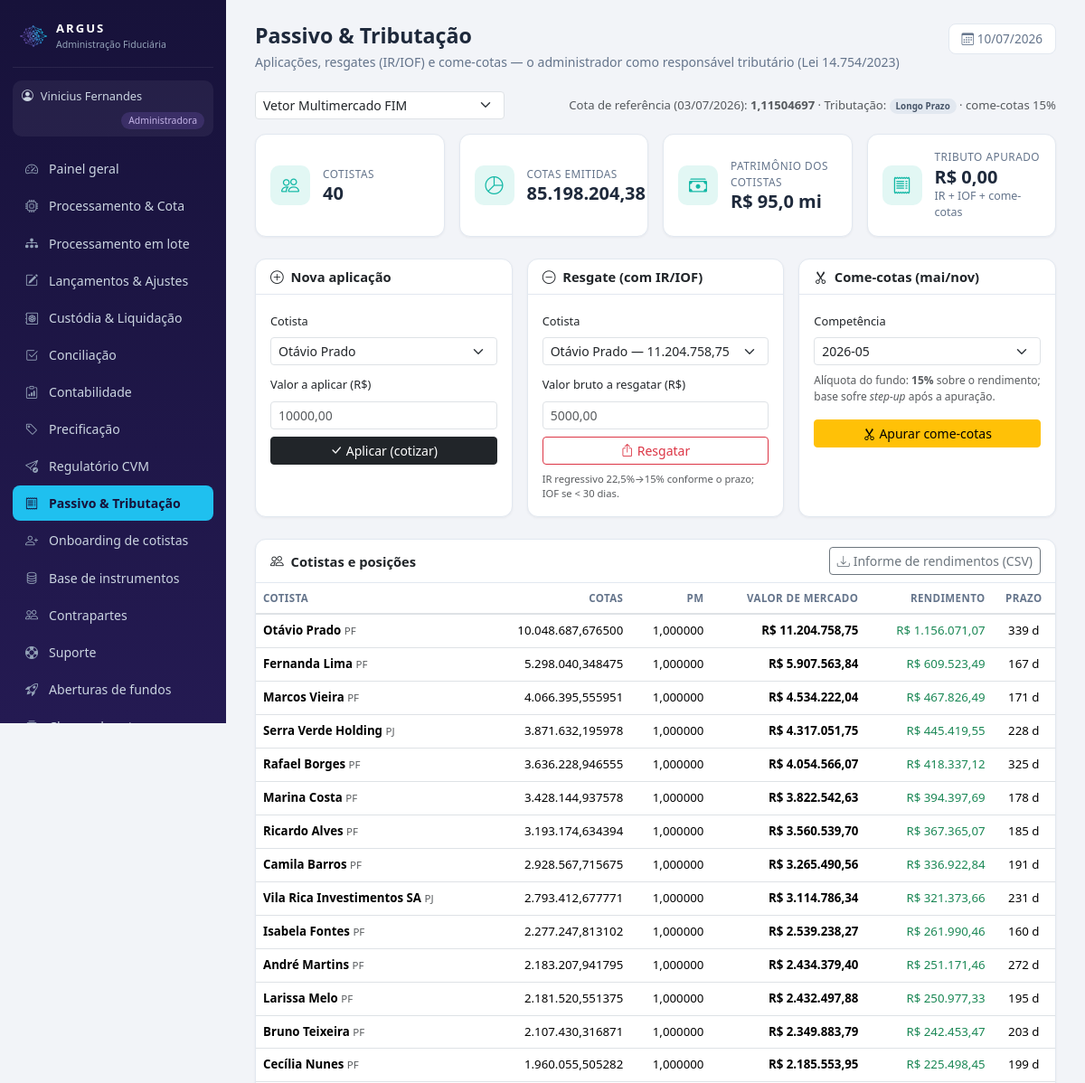
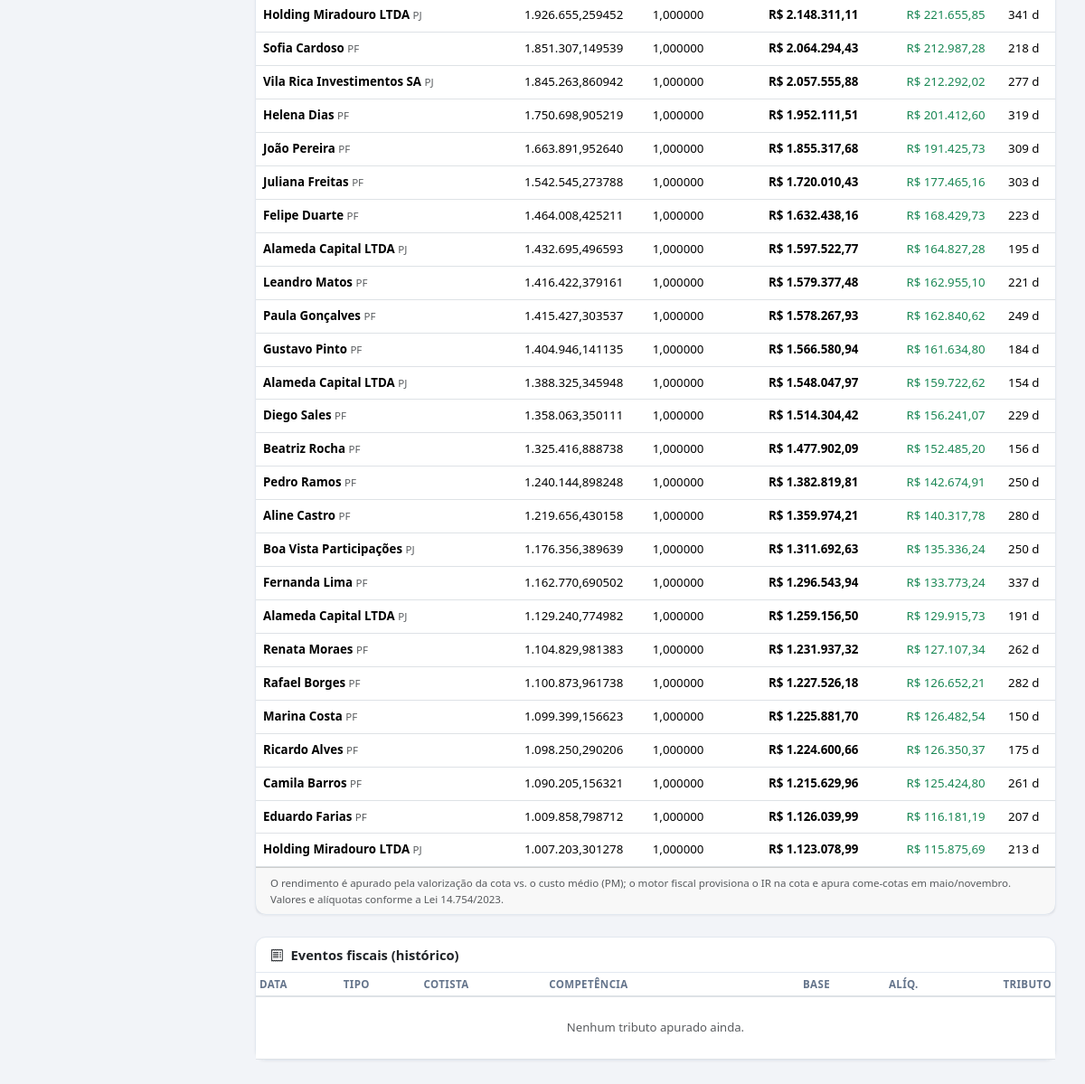
Page /admin/passivo.php (signed in) on the committed database (2 pictures, top to bottom).
### tables this page shows
CREATE TABLE usuarios (
  id INT AUTO_INCREMENT PRIMARY KEY,
  nome VARCHAR(100) NOT NULL,
  email VARCHAR(120) NOT NULL UNIQUE,
  senha VARCHAR(255) NOT NULL,         
  perfil ENUM('admin','gestor','custodia') NOT NULL,   
  fundo_id INT NULL,
  gestora VARCHAR(150) NULL,
  telefone VARCHAR(30) NULL,
  kyc_status VARCHAR(20) DEFAULT 'Pendente',
  criado_em DATETIME DEFAULT CURRENT_TIMESTAMP
);

CREATE TABLE fundos (
  id INT AUTO_INCREMENT PRIMARY KEY,
  nome VARCHAR(150) NOT NULL,
  cnpj VARCHAR(20),
  classe VARCHAR(50),                  
  publico_alvo VARCHAR(60),            
  condominio VARCHAR(20) DEFAULT 'Aberto',
  status VARCHAR(30) DEFAULT 'Ativo',  
  gestora VARCHAR(120),
  benchmark VARCHAR(30) DEFAULT 'CDI',
  tributacao VARCHAR(20) DEFAULT 'Longo Prazo',    
  provisao_despesas DECIMAL(18,2) DEFAULT 0,       
  tipo_fundo VARCHAR(10) DEFAULT 'FIF',            
  master_id INT DEFAULT NULL,                      
  taxa_adm DECIMAL(8,6) DEFAULT 0.0008,       
  taxa_gestao DECIMAL(8,6) DEFAULT 0.007,
  taxa_performance DECIMAL(8,6) DEFAULT 0,    
  caixa_atual DECIMAL(18,2) DEFAULT 0,
  pl_atual DECIMAL(18,2) DEFAULT 0,
  cota_atual DECIMAL(18,8) DEFAULT 1,
  data_abertura DATE
);

CREATE TABLE cotistas (
  id INT AUTO_INCREMENT PRIMARY KEY,
  fundo_id INT NOT NULL,
  nome VARCHAR(150) NOT NULL,
  documento VARCHAR(20),
  tipo_pessoa VARCHAR(2) DEFAULT 'PF',
  cotas DECIMAL(18,6) NOT NULL,
  custo_total DECIMAL(18,2) DEFAULT NULL,    
  suitability VARCHAR(20) DEFAULT NULL,      
  kyc_status VARCHAR(20) DEFAULT 'Pendente',
  pld_status VARCHAR(20) DEFAULT 'Pendente',
  fatca_crs VARCHAR(30) DEFAULT NULL,
  termo_aceite DATETIME NULL,
  data_entrada DATE,
  FOREIGN KEY (fundo_id) REFERENCES fundos(id)
);

### admin/passivo.php (the view, shortened to what the rows shown need)
<?php
require_once __DIR__ . '/../config/db.php';
require_once __DIR__ . '/../includes/auth.php';
require_once __DIR__ . '/../includes/layout.php';
require_once __DIR__ . '/../includes/passivo.php';
$u = exigir_perfil('admin');
$fundos = $pdo->query("SELECT * FROM fundos WHERE status='Ativo' ORDER BY pl_atual DESC")->fetchAll();
$fid = (int)($_SESSION['admin_fundo_id'] ?? ($fundos[0]['id'] ?? 0));
$fundo = null;
foreach ($fundos as $f) if ((int)$f['id'] === $fid) $fundo = $f;
$dataRef = $fundo ? (ultima_data_cota($pdo, $fid) ?: date('Y-m-d')) : date('Y-m-d');
$cotaRef = $fundo ? (cota_em($pdo, $fid, $dataRef) ?: (float)$fundo['cota_atual']) : 1.0;
$cotistas = [];
if ($fundo) {
    $st = $pdo->prepare('SELECT * FROM cotistas WHERE fundo_id = ? ORDER BY cotas DESC');
    $st->execute([$fid]);
    $cotistas = $st->fetchAll();
}
$tribFundo = $fundo['tributacao'] ?? 'Longo Prazo';
$aliqCC = aliquota_come_cotas($tribFundo);
page_start('Passivo & Tributação', 'Passivo & Tributação', $u,
    'Aplicações, resgates (IR/IOF) e come-cotas — o administrador como responsável tributário (Lei 14.754/2023)');
?>
<div class="d-flex justify-content-between align-items-center flex-wrap gap-2 mb-3">
  <form method="get">
    <select name="fundo_id" class="form-select form-select-sm" onchange="this.form.submit()">
    </select>
  </form>
  <div style="font-size:.82rem" class="text-muted">
    Cota de referência (<?= data_br($dataRef) ?>): <b><?= number_format($cotaRef, 8, ',', '.') ?></b> ·
    Tributação: <?= badge($tribFundo, $tribFundo === 'Ações' ? 'info' : 'secondary') ?>
    <?= $aliqCC !== null ? '· come-cotas ' . number_format($aliqCC, 0, ',', '.') . '%' : '· sem come-cotas' ?>
  </div>
</div>
<div class="row g-3 mb-4">
  <div class="col-lg-4">
    <div class="card h-100">
      <div class="card-body">
        <?php if ($aliqCC === null): ?>
          <div class="alert alert-info py-2" style="font-size:.8rem">Fundo de <b>ações/isento</b>: não há come-cotas. O IR incide apenas no resgate.</div>
        <?php else: ?>
          <form method="post" onsubmit="return confirm('Apurar o come-cotas? As cotas dos cotistas serão reduzidas pelo tributo.')">
            <label class="form-label" style="font-size:.8rem">Competência</label>
            <select name="competencia" class="form-select form-select-sm mb-2">
              <?php $ano = (int)substr($dataRef, 0, 4); foreach (["$ano-05", "$ano-11", ($ano - 1) . '-11', ($ano - 1) . '-05'] as $cmp): ?>
                <option value="<?= $cmp ?>"><?= $cmp ?></option>
              <?php endforeach; ?>
            </select>
            <p class="text-muted" style="font-size:.75rem">Alíquota do fundo: <b><?= number_format($aliqCC, 0, ',', '.') ?>%</b> sobre o rendimento; base sofre <i>step-up</i> após a apuração.</p>
            <button name="come_cotas" value="1" class="btn btn-sm btn-warning w-100"><i class="bi bi-scissors me-1"></i>Apurar come-cotas</button>
          </form>
        <?php endif; ?>
      </div>
    </div>
  </div>
</div>
<div class="card mb-4">
  <div class="card-body p-0">
    <table class="table table-hover align-middle mb-0" style="font-size:.83rem">
      <thead><tr><th>Cotista</th><th class="text-end">Cotas</th><th class="text-end">PM</th>
        <th class="text-end">Valor de mercado</th><th class="text-end">Rendimento</th><th class="text-center">Prazo</th></tr></thead>
      <tbody>
      <?php foreach ($cotistas as $c):
          $pm = pm_cotista($c);
          $vm = (float)$c['cotas'] * $cotaRef;
          $custo = $c['custo_total'] !== null ? (float)$c['custo_total'] : (float)$c['cotas'];
          $rend = $vm - $custo;
          $dias = dias_entre($c['data_entrada'] ?? null, $dataRef); ?>
        <tr>
          <td><b><?= e_html($c['nome']) ?></b> <span class="text-muted" style="font-size:.72rem"><?= e_html($c['tipo_pessoa']) ?></span></td>
          <td class="text-end"><?= number_format((float)$c['cotas'], 6, ',', '.') ?></td>
          <td class="text-end"><?= number_format($pm, 6, ',', '.') ?></td>
          <td class="text-end"><b><?= moeda($vm) ?></b></td>
          <td class="text-end <?= $rend >= 0 ? 'text-success' : 'text-danger' ?>"><?= moeda($rend) ?></td>
          <td class="text-center"><?= $dias ?> d</td>
        </tr>
      <?php endforeach; ?>
      </tbody>
    </table>
  </div>
</div>
<div class="card">
  <div class="card-body p-0">
    <table class="table table-sm table-hover align-middle mb-0" style="font-size:.82rem">
      <thead><tr><th>Data</th><th>Tipo</th><th>Cotista</th><th>Competência</th>
        <th class="text-end">Base</th><th class="text-end">Alíq.</th><th class="text-end">Tributo</th></tr></thead>
    </table>
  </div>
</div>
<?php page_end();

### includes/layout.php (shortened to what the rows shown need)
<?php
require_once __DIR__ . '/helpers.php';
function menu_itens(array $u): array {
    $b = base_url();
    if ($u['perfil'] === 'admin') {
        return [
            ['Painel geral',        $b.'admin/index.php',          'bi-speedometer2'],
            ['Processamento & Cota', $b.'admin/processamento.php', 'bi-cpu'],
            ['Processamento em lote', $b.'admin/batch.php',        'bi-diagram-3-fill'],
            ['Lançamentos & Ajustes', $b.'admin/lancamentos.php',  'bi-pencil-square'],
            ['Custódia & Liquidação', $b.'admin/custodia.php',     'bi-safe2'],
            ['Conciliação',         $b.'admin/conciliacao.php',    'bi-check2-square'],
            ['Contabilidade',       $b.'admin/contabilidade.php',  'bi-clipboard-data'],
            ['Precificação',        $b.'admin/precificacao.php',   'bi-tag'],
            ['Regulatório CVM',     $b.'admin/regulatorio.php',    'bi-send-check'],
            ['Passivo & Tributação', $b.'admin/passivo.php',       'bi-receipt'],
            ['Onboarding de cotistas', $b.'admin/onboarding_cotista.php', 'bi-person-plus'],
            ['Base de instrumentos', $b.'admin/ativos.php',        'bi-database'],
            ['Contrapartes',        $b.'admin/contrapartes.php',   'bi-people'],
            ['Suporte',             $b.'admin/tickets.php',        'bi-life-preserver'],
            ['Aberturas de fundos', $b.'admin/aberturas.php',      'bi-rocket-takeoff'],
            ['Classes de cotas',    $b.'admin/classes.php',        'bi-collection'],
            ['Classes & Subclasses', $b.'admin/subclasses.php',    'bi-diagram-3'],
            ['FIP / Private Equity', $b.'admin/fip.php',           'bi-building-gear'],
            ['Carteiras',           $b.'admin/carteiras.php',      'bi-collection'],
            ['Pendências',          $b.'admin/pendencias.php',     'bi-list-task'],
            ['IA · Fraude',         $b.'admin/fraude.php',         'bi-shield-exclamation'],
            ['Repasses',            $b.'admin/repasses.php',       'bi-cash-stack'],
            ['Fundos & Clientes',   $b.'admin/fundos.php',         'bi-folder-plus'],
        ];
    }
    global $pdo;
    $itens = [
        ['Visão geral',       $b.'gestor/index.php',        'bi-speedometer2'],
        ['Aprovação de cota', $b.'gestor/cotas.php',        'bi-clipboard-check'],
        ['Boletar operação',  $b.'gestor/boletas.php',      'bi-receipt-cutoff'],
        ['Catálogo de ativos', $b.'gestor/ativos.php',      'bi-database'],
        ['Carteira',          $b.'gestor/carteira.php',     'bi-pie-chart'],
        ['Caixa & Fluxo',     $b.'gestor/caixa.php',        'bi-wallet2'],
        ['Cotistas',          $b.'gestor/cotistas.php',     'bi-people'],
        ['Acessos de cotistas', $b.'gestor/acessos.php',    'bi-key'],
        ['Performance',       $b.'gestor/performance.php',  'bi-graph-up-arrow'],
        ['Relatórios',        $b.'gestor/relatorios.php',   'bi-file-earmark-text'],
        ['Enquadramento',     $b.'gestor/enquadramento.php','bi-check-circle'],
        ['Assembleias',       $b.'gestor/assembleias.php',  'bi-megaphone'],
        ['Comunicados',       $b.'gestor/comunicados.php',  'bi-chat-left-text'],
        ['Chamados de cotistas', $b.'gestor/chamados_cotistas.php', 'bi-chat-dots'],
        ['Equipe do fundo',   $b.'gestor/equipe.php',       'bi-people-fill'],
        ['Criar fundo',       $b.'gestor/novo_fundo.php',   'bi-plus-square'],
        ['Suporte',           $b.'gestor/tickets.php',      'bi-life-preserver'],
    ];
    $livres = ['Equipe do fundo', 'Criar fundo', 'Suporte'];
    $fundo = fundo_do_usuario($pdo, $u);
    $fid = (int)$fundo['id'];
    $principal = eh_principal($pdo, $u, $fid);
    $mapa = permissao_de_menu();
    return array_values(array_filter($itens, function ($it) use ($mapa, $principal, $pdo, $u, $fid, $livres) {
        if (in_array($it[0], $livres, true)) return true;
        $req = $mapa[$it[0]] ?? null;
        if ($req === null) return true;
        if ($req === '__principal__') return $principal;
        return $principal || pode($pdo, $u, $fid, $req);
    }));
}
function page_start(string $titulo, string $ativo, array $u, string $subtitulo = ''): void {
    $b = base_url();
    $perfilRotulo = ['admin' => 'Administradora', 'gestor' => 'Gestor', 'custodia' => 'Custodiante'][$u['perfil']] ?? $u['perfil'];
    $perfilCor    = ['admin' => 'gold', 'gestor' => 'teal'][$u['perfil']] ?? 'blue';
    ?><!DOCTYPE html>
<html lang="pt-BR">
<head>
<link href="https://cdn.jsdelivr.net/npm/bootstrap@5.3.3/dist/css/bootstrap.min.css" rel="stylesheet">
<link href="https://cdn.jsdelivr.net/npm/bootstrap-icons@1.11.3/font/bootstrap-icons.min.css" rel="stylesheet">
<link href="https://cdn.jsdelivr.net/npm/flatpickr@4.6.13/dist/flatpickr.min.css" rel="stylesheet">
<link href="<?= $b ?>assets/css/style.css" rel="stylesheet">
</head>
<body>
<div class="app-wrap">
  <aside class="sidebar">
    <div class="brand">
      <img src="<?= $b ?>assets/favicon.png" class="brand-mark" alt="Argus">
      <div>
      </div>
    </div>
    <div class="perfil-chip chip-<?= $perfilCor ?>">
      <i class="bi bi-person-circle"></i> <?= e_html($u['nome']) ?>
      <span><?= $perfilRotulo ?></span>
    </div>
    <nav class="menu">
      <?php foreach (menu_itens($u) as [$rotulo, $href, $icone]): ?>
        <a href="<?= $href ?>" class="<?= $rotulo === $ativo ? 'ativo' : '' ?>">
        </a>
      <?php endforeach; ?>
    </nav>
  </aside>
  <main class="conteudo">
    <div class="titulo-pagina">
      <div>
        <h1><?= e_html($titulo) ?></h1>
      </div>
    </div>
<?php
}
function page_end(): void {
    ?>
  </main>
</div>
</body>
</html><?php
}

### includes/helpers.php (shortened to what the rows shown need)
<?php
function moeda($v, int $dec = 2): string {
    return 'R$ ' . number_format((float)$v, $dec, ',', '.');
}
function e_html($s): string { return htmlspecialchars((string)$s, ENT_QUOTES, 'UTF-8'); }
function badge(string $texto, string $cor): string {
    return '<span class="badge badge-soft-' . $cor . '">' . e_html($texto) . '</span>';
}
function data_br($d): string {
    return date('d/m/Y', strtotime($d));
}
function ultima_data_cota(PDO $pdo, int $fid): ?string {
    $st = $pdo->prepare('SELECT MAX(data_ref) FROM cotas_historico WHERE fundo_id = ?');
    $st->execute([$fid]);
    return $st->fetchColumn() ?: null;
}
function cota_em(PDO $pdo, int $fid, string $data): ?float {
    $st = $pdo->prepare('SELECT valor_cota FROM cotas_historico WHERE fundo_id = ? AND data_ref <= ? ORDER BY data_ref DESC LIMIT 1');
    $st->execute([$fid, $data]);
    $v = $st->fetchColumn();
    return $v !== false ? (float)$v : null;
}

### rows in the picture
usuarios: nome "Vinicius Fernandes", perfil "Administradora"
fundos: tributacao "Longo Prazo", tributacao "15"
cotistas: nome "Otávio Prado", tipo_pessoa "PF", cotas "10.048.687,676500", pm "1,000000", vm "R$ 11.204.758,75", rend "R$ 1.156.071,07", dias "339"
cotistas: nome "Fernanda Lima", tipo_pessoa "PF", cotas "5.298.040,348475", pm "1,000000", vm "R$ 5.907.563,84", rend "R$ 609.523,49", dias "167"
cotistas: nome "Marcos Vieira", tipo_pessoa "PF", cotas "4.066.395,555951", pm "1,000000", vm "R$ 4.534.222,04", rend "R$ 467.826,49", dias "171"
cotistas: nome "Serra Verde Holding", tipo_pessoa "PJ", cotas "3.871.632,195978", pm "1,000000", vm "R$ 4.317.051,75", rend "R$ 445.419,55", dias "228"
cotistas: nome "Rafael Borges", tipo_pessoa "PF", cotas "3.636.228,946555", pm "1,000000", vm "R$ 4.054.566,07", rend "R$ 418.337,12", dias "325"
cotistas: nome "Marina Costa", tipo_pessoa "PF", cotas "3.428.144,937578", pm "1,000000", vm "R$ 3.822.542,63", rend "R$ 394.397,69", dias "178"
cotistas: nome "Ricardo Alves", tipo_pessoa "PF", cotas "3.193.174,634394", pm "1,000000", vm "R$ 3.560.539,70", rend "R$ 367.365,07", dias "185"
cotistas: nome "Camila Barros", tipo_pessoa "PF", cotas "2.928.567,715675", pm "1,000000", vm "R$ 3.265.490,56", rend "R$ 336.922,84", dias "191"
cotistas: nome "Vila Rica Investimentos SA", tipo_pessoa "PJ", cotas "2.793.412,677771", pm "1,000000", vm "R$ 3.114.786,34", rend "R$ 321.373,66", dias "231"
cotistas: nome "Isabela Fontes", tipo_pessoa "PF", cotas "2.277.247,813102", pm "1,000000", vm "R$ 2.539.238,27", rend "R$ 261.990,46", dias "160"
cotistas: nome "André Martins", tipo_pessoa "PF", cotas "2.183.207,941795", pm "1,000000", vm "R$ 2.434.379,40", rend "R$ 251.171,46", dias "272"
cotistas: nome "Larissa Melo", tipo_pessoa "PF", cotas "2.181.520,551375", pm "1,000000", vm "R$ 2.432.497,88", rend "R$ 250.977,33", dias "195"
cotistas: nome "Bruno Teixeira", tipo_pessoa "PF", cotas "2.107.430,316871", pm "1,000000", vm "R$ 2.349.883,79", rend "R$ 242.453,47", dias "203"
cotistas: nome "Cecília Nunes", tipo_pessoa "PF", cotas "1.960.055,505282", pm "1,000000", vm "R$ 2.185.553,95", rend "R$ 225.498,45", dias "199"
cotistas: nome "Holding Miradouro LTDA", tipo_pessoa "PJ", cotas "1.926.655,259452", pm "1,000000", vm "R$ 2.148.311,11", rend "R$ 221.655,85", dias "341"
cotistas: nome "Sofia Cardoso", tipo_pessoa "PF", cotas "1.851.307,149539", pm "1,000000", vm "R$ 2.064.294,43", rend "R$ 212.987,28", dias "218"
cotistas: nome "Vila Rica Investimentos SA", tipo_pessoa "PJ", cotas "1.845.263,860942", pm "1,000000", vm "R$ 2.057.555,88", rend "R$ 212.292,02", dias "277"
cotistas: nome "Helena Dias", tipo_pessoa "PF", cotas "1.750.698,905219", pm "1,000000", vm "R$ 1.952.111,51", rend "R$ 201.412,60", dias "319"
cotistas: nome "João Pereira", tipo_pessoa "PF", cotas "1.663.891,952640", pm "1,000000", vm "R$ 1.855.317,68", rend "R$ 191.425,73", dias "309"
cotistas: nome "Juliana Freitas", tipo_pessoa "PF", cotas "1.542.545,273788", pm "1,000000", vm "R$ 1.720.010,43", rend "R$ 177.465,16", dias "303"
cotistas: nome "Felipe Duarte", tipo_pessoa "PF", cotas "1.464.008,425211", pm "1,000000", vm "R$ 1.632.438,16", rend "R$ 168.429,73", dias "223"
cotistas: nome "Alameda Capital LTDA", tipo_pessoa "PJ", cotas "1.432.695,496593", pm "1,000000", vm "R$ 1.597.522,77", rend "R$ 164.827,28", dias "195"
cotistas: nome "Leandro Matos", tipo_pessoa "PF", cotas "1.416.422,379161", pm "1,000000", vm "R$ 1.579.377,48", rend "R$ 162.955,10", dias "221"
cotistas: nome "Paula Gonçalves", tipo_pessoa "PF", cotas "1.415.427,303537", pm "1,000000", vm "R$ 1.578.267,93", rend "R$ 162.840,62", dias "249"
cotistas: nome "Gustavo Pinto", tipo_pessoa "PF", cotas "1.404.946,141135", pm "1,000000", vm "R$ 1.566.580,94", rend "R$ 161.634,80", dias "184"
cotistas: nome "Alameda Capital LTDA", tipo_pessoa "PJ", cotas "1.388.325,345948", pm "1,000000", vm "R$ 1.548.047,97", rend "R$ 159.722,62", dias "154"
cotistas: nome "Diego Sales", tipo_pessoa "PF", cotas "1.358.063,350111", pm "1,000000", vm "R$ 1.514.304,42", rend "R$ 156.241,07", dias "229"
cotistas: nome "Beatriz Rocha", tipo_pessoa "PF", cotas "1.325.416,888738", pm "1,000000", vm "R$ 1.477.902,09", rend "R$ 152.485,20", dias "156"
cotistas: nome "Pedro Ramos", tipo_pessoa "PF", cotas "1.240.144,898248", pm "1,000000", vm "R$ 1.382.819,81", rend "R$ 142.674,91", dias "250"
cotistas: nome "Aline Castro", tipo_pessoa "PF", cotas "1.219.656,430158", pm "1,000000", vm "R$ 1.359.974,21", rend "R$ 140.317,78", dias "280"
cotistas: nome "Boa Vista Participações", tipo_pessoa "PJ", cotas "1.176.356,389639", pm "1,000000", vm "R$ 1.311.692,63", rend "R$ 135.336,24", dias "250"
cotistas: nome "Fernanda Lima", tipo_pessoa "PF", cotas "1.162.770,690502", pm "1,000000", vm "R$ 1.296.543,94", rend "R$ 133.773,24", dias "337"
cotistas: nome "Alameda Capital LTDA", tipo_pessoa "PJ", cotas "1.129.240,774982", pm "1,000000", vm "R$ 1.259.156,50", rend "R$ 129.915,73", dias "191"
cotistas: nome "Renata Moraes", tipo_pessoa "PF", cotas "1.104.829,981383", pm "1,000000", vm "R$ 1.231.937,32", rend "R$ 127.107,34", dias "262"
cotistas: nome "Rafael Borges", tipo_pessoa "PF", cotas "1.100.873,961738", pm "1,000000", vm "R$ 1.227.526,18", rend "R$ 126.652,21", dias "282"
cotistas: nome "Marina Costa", tipo_pessoa "PF", cotas "1.099.399,156623", pm "1,000000", vm "R$ 1.225.881,70", rend "R$ 126.482,54", dias "150"
cotistas: nome "Ricardo Alves", tipo_pessoa "PF", cotas "1.098.250,290206", pm "1,000000", vm "R$ 1.224.600,66", rend "R$ 126.350,37", dias "175"
cotistas: nome "Camila Barros", tipo_pessoa "PF", cotas "1.090.205,156321", pm "1,000000", vm "R$ 1.215.629,96", rend "R$ 125.424,80", dias "261"
cotistas: nome "Eduardo Farias", tipo_pessoa "PF", cotas "1.009.858,798712", pm "1,000000", vm "R$ 1.126.039,99", rend "R$ 116.181,19", dias "207"
cotistas: nome "Holding Miradouro LTDA", tipo_pessoa "PJ", cotas "1.007.203,301278", pm "1,000000", vm "R$ 1.123.078,99", rend "R$ 115.875,69", dias "213"

### other values in the picture
e_html($rotulo) "Painel geral"
e_html($rotulo) "Processamento & Cota"
e_html($rotulo) "Processamento em lote"
e_html($rotulo) "Lançamentos & Ajustes"
e_html($rotulo) "Custódia & Liquidação"
e_html($rotulo) "Conciliação"
e_html($rotulo) "Contabilidade"
e_html($rotulo) "Precificação"
e_html($rotulo) "Regulatório CVM"
e_html($rotulo) "Passivo & Tributação"
e_html($rotulo) "Onboarding de cotistas"
e_html($rotulo) "Base de instrumentos"
e_html($rotulo) "Contrapartes"
e_html($rotulo) "Suporte"
e_html($rotulo) "Aberturas de fundos"
